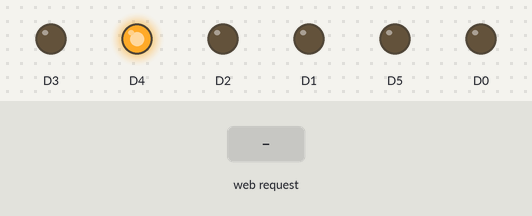
Recording of a sketch running on a simulated ESP8266 (NodeMCU). Shown: output pins drawn as LEDs (lit = HIGH). Inputs (shaded band) come from the test bench.

Above: at 1.2 s.
1.3 s: HTTP request GET /light?Li=1 received
At 1.7 s:
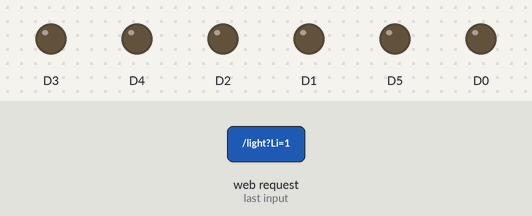
2.8 s: HTTP request GET /move?pwm=1 received
At 4.0 s:
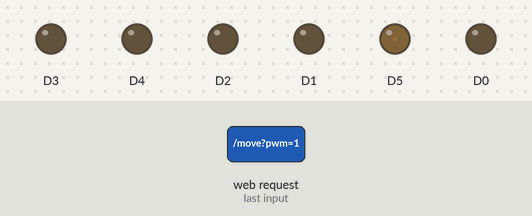
4.3 s: HTTP request GET /light received
At 5.2 s:
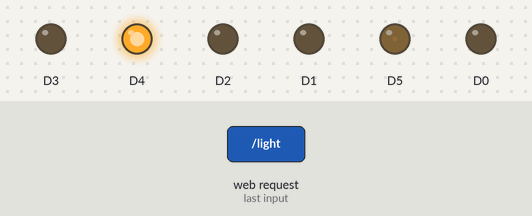
5.8 s: HTTP request GET /move?Li=120&pwm=120&head=120 received
At 6.3 s:
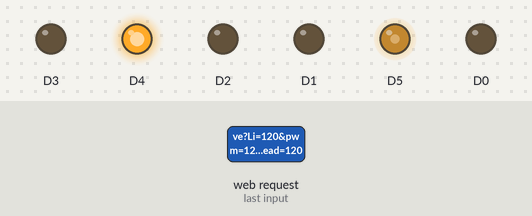
7.3 s: HTTP request GET /light?Li=1&pwm=1&head=1 received
At 8.5 s:
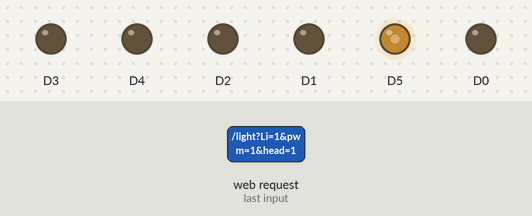
8.8 s: HTTP request GET /light?Li=f received
At 9.8 s:
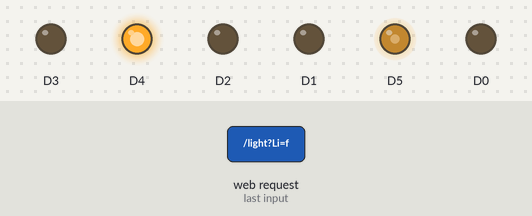
Timing chart, 0 to 11.3 s (numbered marks = the images above; inputs shaded):
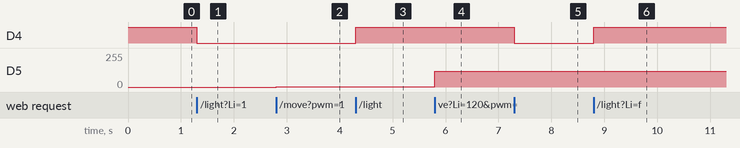

The sketch:

tesla.ino
```cpp
#include<ESP8266WiFi.h>
#include<WiFiClient.h>
#include<ESP8266WebServer.h>
ESP8266WebServer server (80);
IPAddress local_IP(192,168,1,150);
IPAddress subnet(255,255,255,0);
String A;

void setup() {
  WiFi.disconnect();

  pinMode(D4,OUTPUT);
  pinMode(D0,OUTPUT);
  pinMode(D1,OUTPUT);
  pinMode(D2,OUTPUT);
  pinMode(D3,OUTPUT);
  pinMode(D5,OUTPUT);
  digitalWrite(D4,1);   //LEDs
  digitalWrite(D0,0);   //MOTOR1
  digitalWrite(D1,0);   //MOTOR1
  digitalWrite(D2,0);   //MOTOR2
  digitalWrite(D3,0);   //MOTOR2
  analogWrite(D5,0);

  WiFi.mode(WIFI_AP);
  WiFi.softAPConfig(local_IP,local_IP,subnet);
  WiFi.softAP("Babak Stars","12345678");
  server.on("/light",handleLight);
  server.on("/move",moved);
  server.begin();


}

void loop() {
  server.handleClient();
}

void handleLight(){
  String L = server.arg("Li");
  if(L == "1")
  {
    digitalWrite(D4,0);

  }
  else
  {
    digitalWrite(D4,1);
  }
  server.send(204,"");
}
void moved(){
  int PWM = server.arg("pwm").toInt();
  String H = server.arg("head");
  analogWrite(D5,PWM);
  if(H == "f")
  {
    digitalWrite(D0,1);
    digitalWrite(D1,0);
    digitalWrite(D2,1);
    digitalWrite(D3,0);
  }
  else if(H == "b")
  {
    digitalWrite(D0,0);
    digitalWrite(D1,1);
    digitalWrite(D2,0);
    digitalWrite(D3,1);
  }
  else if(H == "r")
  {
    digitalWrite(D0,0);
    digitalWrite(D1,1);
    digitalWrite(D2,1);
    digitalWrite(D3,0);
  }
  else if(H == "l")
  {
    digitalWrite(D0,1);
    digitalWrite(D1,0);
    digitalWrite(D2,0);
    digitalWrite(D3,1);
  }
  else
  {
    digitalWrite(D0,0);
    digitalWrite(D1,0);
    digitalWrite(D2,0);
    digitalWrite(D3,0);
  }
  server.send(204,"");
}
```

Measured:
- after the input at 1.3 s, D4: HIGH → LOW at once
- after the input at 2.8 s, D5: 0/255 → 1/255 at once
- after the input at 4.3 s, D4: LOW → HIGH at once
- after the input at 5.8 s, D5: 1/255 → 120/255 at once
- after the input at 7.3 s, D4: HIGH → LOW at once
- after the input at 8.8 s, D4: LOW → HIGH at once
